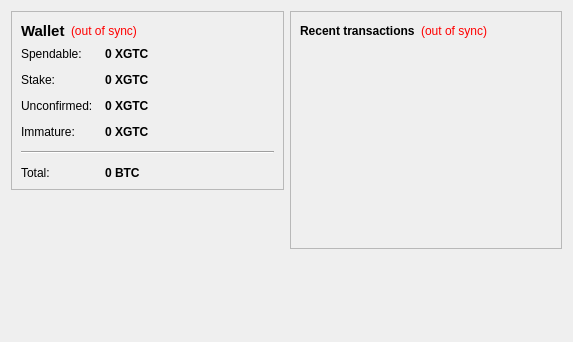
<?xml version="1.0" encoding="UTF-8"?>
<ui version="4.0">
 <class>OverviewPage</class>
 <widget class="QWidget" name="OverviewPage">
  <property name="geometry">
   <rect>
    <x>0</x>
    <y>0</y>
    <width>573</width>
    <height>342</height>
   </rect>
  </property>
  <property name="windowTitle">
   <string>Form</string>
  </property>
  <layout class="QHBoxLayout" name="horizontalLayout" stretch="1,1">
   <item>
    <layout class="QVBoxLayout" name="verticalLayout_2">
     <item>
      <widget class="QFrame" name="frame">
       <property name="frameShape">
        <enum>QFrame::StyledPanel</enum>
       </property>
       <property name="frameShadow">
        <enum>QFrame::Raised</enum>
       </property>
       <layout class="QVBoxLayout" name="verticalLayout_4">
        <item>
         <layout class="QHBoxLayout" name="horizontalLayout_4">
          <item>
           <widget class="QLabel" name="label_5">
            <property name="font">
             <font>
              <pointsize>11</pointsize>
              <weight>75</weight>
              <bold>true</bold>
             </font>
            </property>
            <property name="text">
             <string>Wallet</string>
            </property>
           </widget>
          </item>
          <item>
           <widget class="QLabel" name="labelWalletStatus">
            <property name="toolTip">
             <string>The displayed information may be out of date. Your wallet automatically synchronizes with the girlstoken network after a connection is established, but this process has not completed yet.</string>
            </property>
            <property name="styleSheet">
             <string notr="true">QLabel { color: red; }</string>
            </property>
            <property name="text">
             <string notr="true">(out of sync)</string>
            </property>
            <property name="alignment">
             <set>Qt::AlignLeading|Qt::AlignLeft|Qt::AlignVCenter</set>
            </property>
           </widget>
          </item>
          <item>
           <spacer name="horizontalSpacer_2">
            <property name="orientation">
             <enum>Qt::Horizontal</enum>
            </property>
            <property name="sizeHint" stdset="0">
             <size>
              <width>40</width>
              <height>20</height>
             </size>
            </property>
           </spacer>
          </item>
         </layout>
        </item>
        <item>
         <layout class="QFormLayout" name="formLayout_2">
          <property name="fieldGrowthPolicy">
           <enum>QFormLayout::AllNonFixedFieldsGrow</enum>
          </property>
          <property name="horizontalSpacing">
           <number>12</number>
          </property>
          <property name="verticalSpacing">
           <number>12</number>
          </property>
          <item row="0" column="0">
           <widget class="QLabel" name="label">
            <property name="text">
             <string>Spendable:</string>
            </property>
           </widget>
          </item>
          <item row="0" column="1">
           <widget class="QLabel" name="labelBalance">
            <property name="font">
             <font>
              <weight>75</weight>
              <bold>true</bold>
             </font>
            </property>
            <property name="cursor">
             <cursorShape>IBeamCursor</cursorShape>
            </property>
            <property name="toolTip">
             <string>Your current spendable balance</string>
            </property>
            <property name="text">
             <string notr="true">0 XGTC</string>
            </property>
            <property name="textInteractionFlags">
             <set>Qt::LinksAccessibleByMouse|Qt::TextSelectableByKeyboard|Qt::TextSelectableByMouse</set>
            </property>
           </widget>
          </item>
          <item row="1" column="0">
           <widget class="QLabel" name="label_6">
            <property name="text">
             <string>Stake:</string>
            </property>
           </widget>
          </item>
          <item row="1" column="1">
           <widget class="QLabel" name="labelStake">
            <property name="font">
             <font>
              <weight>75</weight>
              <bold>true</bold>
             </font>
            </property>
            <property name="cursor">
             <cursorShape>IBeamCursor</cursorShape>
            </property>
            <property name="toolTip">
             <string>Total of coins that was staked, and do not yet count toward the current balance</string>
            </property>
            <property name="text">
             <string notr="true">0 XGTC</string>
            </property>
            <property name="textInteractionFlags">
             <set>Qt::LinksAccessibleByMouse|Qt::TextSelectableByKeyboard|Qt::TextSelectableByMouse</set>
            </property>
           </widget>
          </item>
          <item row="2" column="0">
           <widget class="QLabel" name="label_3">
            <property name="text">
             <string>Unconfirmed:</string>
            </property>
           </widget>
          </item>
          <item row="2" column="1">
           <widget class="QLabel" name="labelUnconfirmed">
            <property name="font">
             <font>
              <weight>75</weight>
              <bold>true</bold>
             </font>
            </property>
            <property name="cursor">
             <cursorShape>IBeamCursor</cursorShape>
            </property>
            <property name="toolTip">
             <string>Total of transactions that have yet to be confirmed, and do not yet count toward the current balance</string>
            </property>
            <property name="text">
             <string notr="true">0 XGTC</string>
            </property>
            <property name="textInteractionFlags">
             <set>Qt::LinksAccessibleByMouse|Qt::TextSelectableByKeyboard|Qt::TextSelectableByMouse</set>
            </property>
           </widget>
          </item>
          <item row="3" column="0">
           <widget class="QLabel" name="labelImmatureText">
            <property name="text">
             <string>Immature:</string>
            </property>
           </widget>
          </item>
          <item row="3" column="1">
           <widget class="QLabel" name="labelImmature">
            <property name="font">
             <font>
              <weight>75</weight>
              <bold>true</bold>
             </font>
            </property>
            <property name="toolTip">
             <string>Mined balance that has not yet matured</string>
            </property>
            <property name="text">
             <string notr="true">0 XGTC</string>
            </property>
            <property name="textInteractionFlags">
             <set>Qt::LinksAccessibleByMouse|Qt::TextSelectableByKeyboard|Qt::TextSelectableByMouse</set>
            </property>
           </widget>
          </item>
          <item row="4" column="0" colspan="2">
           <widget class="Line" name="line">
            <property name="orientation">
             <enum>Qt::Horizontal</enum>
            </property>
           </widget>
          </item>
          <item row="5" column="0">
           <widget class="QLabel" name="labelTotalText">
            <property name="text">
             <string>Total:</string>
            </property>
           </widget>
          </item>
          <item row="5" column="1">
           <widget class="QLabel" name="labelTotal">
            <property name="font">
             <font>
              <weight>75</weight>
              <bold>true</bold>
             </font>
            </property>
            <property name="cursor">
             <cursorShape>IBeamCursor</cursorShape>
            </property>
            <property name="toolTip">
             <string>Your current total balance</string>
            </property>
            <property name="text">
             <string notr="true">0 BTC</string>
            </property>
            <property name="textInteractionFlags">
             <set>Qt::LinksAccessibleByMouse|Qt::TextSelectableByKeyboard|Qt::TextSelectableByMouse</set>
            </property>
           </widget>
          </item>
         </layout>
        </item>
       </layout>
      </widget>
     </item>
     <item>
      <spacer name="verticalSpacer">
       <property name="orientation">
        <enum>Qt::Vertical</enum>
       </property>
       <property name="sizeHint" stdset="0">
        <size>
         <width>20</width>
         <height>40</height>
        </size>
       </property>
      </spacer>
     </item>
    </layout>
   </item>
   <item>
    <layout class="QVBoxLayout" name="verticalLayout_3">
     <item>
      <widget class="QFrame" name="frame_2">
       <property name="frameShape">
        <enum>QFrame::StyledPanel</enum>
       </property>
       <property name="frameShadow">
        <enum>QFrame::Raised</enum>
       </property>
       <layout class="QVBoxLayout" name="verticalLayout">
        <item>
         <layout class="QHBoxLayout" name="horizontalLayout_2">
          <item>
           <widget class="QLabel" name="label_4">
            <property name="text">
             <string>&lt;b&gt;Recent transactions&lt;/b&gt;</string>
            </property>
           </widget>
          </item>
          <item>
           <widget class="QLabel" name="labelTransactionsStatus">
            <property name="toolTip">
             <string>The displayed information may be out of date. Your wallet automatically synchronizes with the girlstoken network after a connection is established, but this process has not completed yet.</string>
            </property>
            <property name="styleSheet">
             <string notr="true">QLabel { color: red; }</string>
            </property>
            <property name="text">
             <string notr="true">(out of sync)</string>
            </property>
            <property name="alignment">
             <set>Qt::AlignRight|Qt::AlignTrailing|Qt::AlignVCenter</set>
            </property>
           </widget>
          </item>
          <item>
           <spacer name="horizontalSpacer">
            <property name="orientation">
             <enum>Qt::Horizontal</enum>
            </property>
            <property name="sizeHint" stdset="0">
             <size>
              <width>40</width>
              <height>20</height>
             </size>
            </property>
           </spacer>
          </item>
         </layout>
        </item>
        <item>
         <widget class="QListView" name="listTransactions">
          <property name="styleSheet">
           <string notr="true">QListView { background: transparent; }</string>
          </property>
          <property name="frameShape">
           <enum>QFrame::NoFrame</enum>
          </property>
          <property name="verticalScrollBarPolicy">
           <enum>Qt::ScrollBarAlwaysOff</enum>
          </property>
          <property name="horizontalScrollBarPolicy">
           <enum>Qt::ScrollBarAlwaysOff</enum>
          </property>
          <property name="selectionMode">
           <enum>QAbstractItemView::NoSelection</enum>
          </property>
         </widget>
        </item>
       </layout>
      </widget>
     </item>
     <item>
      <spacer name="verticalSpacer_2">
       <property name="orientation">
        <enum>Qt::Vertical</enum>
       </property>
       <property name="sizeHint" stdset="0">
        <size>
         <width>20</width>
         <height>40</height>
        </size>
       </property>
      </spacer>
     </item>
    </layout>
   </item>
  </layout>
 </widget>
 <resources/>
 <connections/>
</ui>
